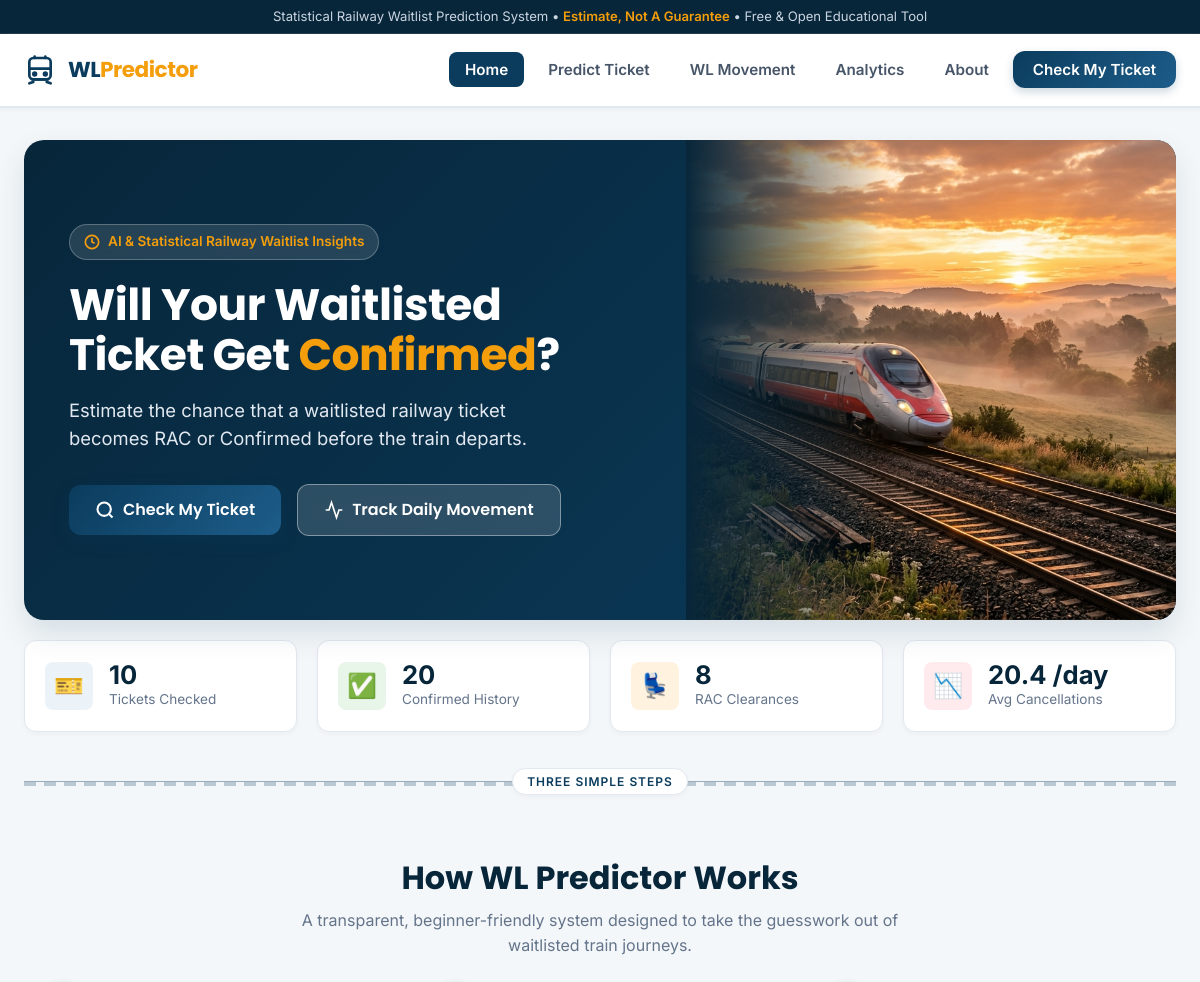
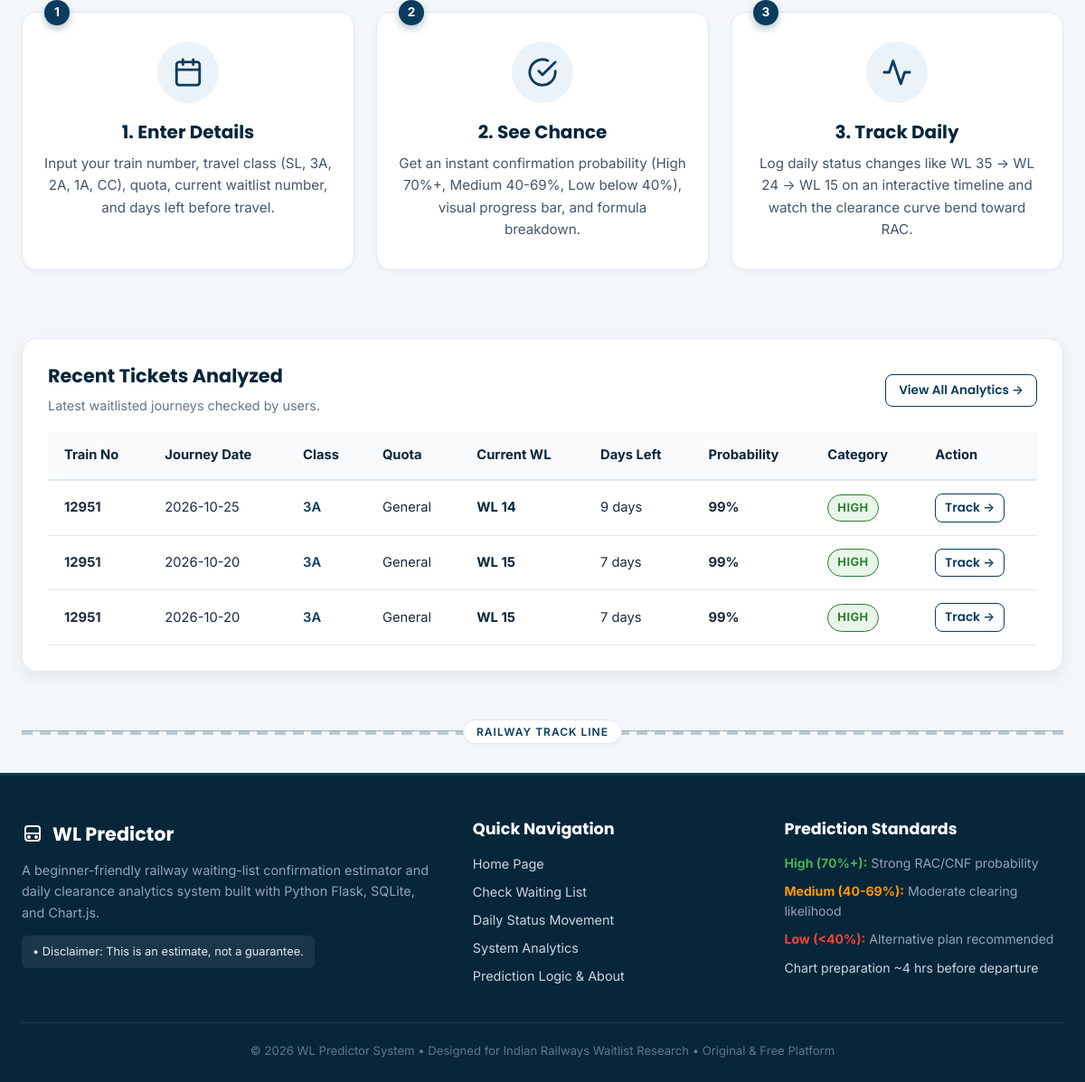
The page / on the database its author committed (2 pictures, top to bottom).
### tables this page shows
CREATE TABLE tickets (
            id INTEGER PRIMARY KEY AUTOINCREMENT,
            train_no TEXT NOT NULL,
            journey_date TEXT NOT NULL,
            travel_class TEXT NOT NULL,
            quota TEXT NOT NULL,
            current_wl INTEGER NOT NULL,
            days_left INTEGER NOT NULL,
            probability INTEGER NOT NULL,
            category TEXT NOT NULL,
            created_at TIMESTAMP DEFAULT CURRENT_TIMESTAMP
        );

### app.py (the view)
@app.route('/')
def home():
    summary = database.get_analytics_summary()
    recent_tickets = database.get_recent_tickets(limit=3)
    return render_template('index.html', summary=summary, recent_tickets=recent_tickets)

### database.py (called while the page is built)
def get_db_connection():
    conn = sqlite3.connect(DB_PATH)
    conn.row_factory = sqlite3.Row
    conn.execute("PRAGMA foreign_keys = ON;")
    return conn

def get_recent_tickets(limit=15):
    conn = get_db_connection()
    tickets = conn.execute(
        "SELECT * FROM tickets ORDER BY id DESC LIMIT ?", (limit,)
    ).fetchall()
    conn.close()
    return tickets

### templates/index.html (shortened to what this page needs)
{% extends 'base.html' %}
{% block content %}
<section class="hero-section" id="heroSection">
    <div class="hero-grid">
        <div class="hero-content">
            <div class="hero-badge">
                <svg width="16" height="16" viewBox="0 0 24 24" fill="none" stroke="currentColor" stroke-width="2.5"><circle cx="12" cy="12" r="10"/><polyline points="12 6 12 12 16 14"/></svg>
                <span>AI &amp; Statistical Railway Waitlist Insights</span>
            </div>
            <h1 class="hero-title">
                Will Your Waitlisted Ticket Get <span class="highlight">Confirmed</span>?
            </h1>
            <p class="hero-subtitle">
                Estimate the chance that a waitlisted railway ticket becomes RAC or Confirmed before the train departs.
            </p>
            <div class="hero-actions">
                <a href="{{ url_for('predict') }}" class="btn btn-primary" id="btnCheckTicket">
                    <svg width="20" height="20" viewBox="0 0 24 24" fill="none" stroke="currentColor" stroke-width="2.5"><circle cx="11" cy="11" r="8"/><line x1="21" y1="21" x2="16.65" y2="16.65"/></svg>
                    <span>Check My Ticket</span>
                </a>
                <a href="{{ url_for('movement') }}" class="btn btn-outline-light" id="btnViewMovement">
                    <svg width="20" height="20" viewBox="0 0 24 24" fill="none" stroke="currentColor" stroke-width="2"><polyline points="22 12 18 12 15 21 9 3 6 12 2 12"/></svg>
                    <span>Track Daily Movement</span>
                </a>
            </div>
        </div>
        <div class="hero-image-wrapper">
            <img src="{{ url_for('static', filename='images/hero_train.jpg') }}" alt="Modern passenger train on railway track at sunrise" class="hero-img" loading="lazy">
        </div>
    </div>
</section>
<div class="stats-strip" id="statsStrip">
    <div class="stat-pill">
        <div class="stat-pill-icon blue">🎫</div>
        <div class="stat-pill-info">
            <div class="value">{{ summary.total_tickets }}</div>
            <div class="label">Tickets Checked</div>
        </div>
    </div>
    <div class="stat-pill">
        <div class="stat-pill-icon green">✅</div>
        <div class="stat-pill-info">
            <div class="value">{{ summary.confirmed_count }}</div>
            <div class="label">Confirmed History</div>
        </div>
    </div>
    <div class="stat-pill">
        <div class="stat-pill-icon amber">💺</div>
        <div class="stat-pill-info">
            <div class="value">{{ summary.rac_count }}</div>
            <div class="label">RAC Clearances</div>
        </div>
    </div>
    <div class="stat-pill">
        <div class="stat-pill-icon red">📉</div>
        <div class="stat-pill-info">
            <div class="value">{{ summary.avg_cancellations }} /day</div>
            <div class="label">Avg Cancellations</div>
        </div>
    </div>
</div>
<div class="rail-track-divider">
    <span class="rail-track-badge">Three Simple Steps</span>
</div>
<section class="steps-section" id="stepsSection">
    <div class="section-header">
        <h2>How WL Predictor Works</h2>
        <p>A transparent, beginner-friendly system designed to take the guesswork out of waitlisted train journeys.</p>
    </div>
    <div class="steps-grid">
        <div class="step-card" id="stepCard1">
            <div class="step-number">1</div>
            <div class="step-icon">
                <svg width="34" height="34" viewBox="0 0 24 24" fill="none" stroke="currentColor" stroke-width="2" stroke-linecap="round" stroke-linejoin="round">
                    <rect x="3" y="4" width="18" height="18" rx="2" ry="2"/>
                    <line x1="16" y1="2" x2="16" y2="6"/>
                    <line x1="8" y1="2" x2="8" y2="6"/>
                    <line x1="3" y1="10" x2="21" y2="10"/>
                </svg>
            </div>
            <h3>1. Enter Details</h3>
            <p>Input your train number, travel class (SL, 3A, 2A, 1A, CC), quota, current waitlist number, and days left before travel.</p>
        </div>
        <div class="step-card" id="stepCard2">
            <div class="step-number">2</div>
            <div class="step-icon">
                <svg width="34" height="34" viewBox="0 0 24 24" fill="none" stroke="currentColor" stroke-width="2" stroke-linecap="round" stroke-linejoin="round">
                    <path d="M22 11.08V12a10 10 0 1 1-5.93-9.14"/>
                    <polyline points="22 4 12 14.01 9 11.01"/>
                </svg>
            </div>
            <h3>2. See Chance</h3>
            <p>Get an instant confirmation probability (High 70%+, Medium 40-69%, Low below 40%), visual progress bar, and formula breakdown.</p>
        </div>
        <div class="step-card" id="stepCard3">
            <div class="step-number">3</div>
            <div class="step-icon">
                <svg width="34" height="34" viewBox="0 0 24 24" fill="none" stroke="currentColor" stroke-width="2" stroke-linecap="round" stroke-linejoin="round">
                    <polyline points="22 12 18 12 15 21 9 3 6 12 2 12"/>
                </svg>
            </div>
            <h3>3. Track Daily</h3>
            <p>Log daily status changes like WL 35 &rarr; WL 24 &rarr; WL 15 on an interactive timeline and watch the clearance curve bend toward RAC.</p>
        </div>
    </div>
</section>
{% if recent_tickets %}
<div class="card" style="margin-top: 30px; margin-bottom: 20px;" id="recentPredictionsHome">
    <div style="display: flex; justify-content: space-between; align-items: center; margin-bottom: 18px;">
        <div>
            <h3 class="card-title">Recent Tickets Analyzed</h3>
            <p class="card-subtitle" style="margin-bottom: 0;">Latest waitlisted journeys checked by users.</p>
        </div>
        <a href="{{ url_for('analytics') }}" class="btn btn-secondary btn-sm">View All Analytics &rarr;</a>
    </div>
    <div class="table-responsive">
        <table class="data-table">
            <thead>
                <tr>
                    <th>Train No</th>
                    <th>Journey Date</th>
                    <th>Class</th>
                    <th>Quota</th>
                    <th>Current WL</th>
                    <th>Days Left</th>
                    <th>Probability</th>
                    <th>Category</th>
                    <th>Action</th>
                </tr>
            </thead>
            <tbody>
                {% for t in recent_tickets %}
                <tr>
                    <td><strong>{{ t.train_no }}</strong></td>
                    <td>{{ t.journey_date }}</td>
                    <td><span style="font-weight: 600; color: var(--rail-blue);">{{ t.travel_class }}</span></td>
                    <td>{{ t.quota }}</td>
                    <td><strong style="color: var(--rail-blue-dark);">WL {{ t.current_wl }}</strong></td>
                    <td>{{ t.days_left }} days</td>
                    <td><strong>{{ t.probability }}%</strong></td>
                    <td>
                        <span class="category-badge {% if t.category == 'High' %}success{% elif t.category == 'Medium' %}warning{% else %}danger{% endif %}" style="padding: 4px 10px; font-size: 0.8rem;">
                            {{ t.category }}
                        </span>
                    </td>
                    <td>
                        <a href="{{ url_for('movement', ticket_id=t.id) }}" class="btn btn-secondary btn-sm" style="padding: 4px 10px;">
                            Track &rarr;
                        </a>
                    </td>
                </tr>
                {% endfor %}
            </tbody>
        </table>
    </div>
</div>
{% endif %}
{% endblock %}

### templates/base.html (shortened to what this page needs)
<!DOCTYPE html>
<html lang="en">
<head>
    <link rel="stylesheet" href="{{ url_for('static', filename='css/style.css') }}">
</head>
<body>
    <div class="top-notice-strip">
        <div class="container">
            <span>Statistical Railway Waitlist Prediction System &bull; <strong class="highlight">Estimate, Not A Guarantee</strong> &bull; Free &amp; Open Educational Tool</span>
        </div>
    </div>
    <nav class="navbar" id="mainNavbar">
        <div class="container nav-container">
            <a href="{{ url_for('home') }}" class="brand-logo" id="brandLogo">
                <span>WL<span class="accent">Predictor</span></span>
            </a>
            <ul class="nav-links">
                <li><a href="{{ url_for('home') }}" class="nav-link {% if request.endpoint == 'home' %}active{% endif %}" id="navHome">Home</a></li>
                <li><a href="{{ url_for('predict') }}" class="nav-link {% if request.endpoint == 'predict' %}active{% endif %}" id="navPredict">Predict Ticket</a></li>
                <li><a href="{{ url_for('movement') }}" class="nav-link {% if request.endpoint == 'movement' %}active{% endif %}" id="navMovement">WL Movement</a></li>
                <li><a href="{{ url_for('analytics') }}" class="nav-link {% if request.endpoint == 'analytics' %}active{% endif %}" id="navAnalytics">Analytics</a></li>
                <li><a href="{{ url_for('about') }}" class="nav-link {% if request.endpoint == 'about' %}active{% endif %}" id="navAbout">About</a></li>
                <li><a href="{{ url_for('predict') }}" class="nav-link nav-btn-highlight" id="navCheckCta">Check My Ticket</a></li>
            </ul>
        </div>
    </nav>
    <main class="container">
        {% block content %}{% endblock %}
    </main>
    <div class="container">
        <div class="rail-track-divider">
            <span class="rail-track-badge">Railway Track Line</span>
        </div>
    </div>
    <footer class="footer" id="mainFooter">
        <div class="container">
            <div class="footer-grid">
                <div>
                    <div class="footer-brand">
                        <svg width="24" height="24" viewBox="0 0 24 24" fill="none" stroke="currentColor" stroke-width="2" stroke-linecap="round" stroke-linejoin="round">
                            <rect x="4" y="3" width="16" height="16" rx="3"/>
                            <path d="M4 11h16"/>
                            <circle cx="8" cy="15" r="1"/>
                            <circle cx="16" cy="15" r="1"/>
                            <path d="M6 19h12"/>
                        </svg>
                        <span>WL Predictor</span>
                    </div>
                    <p style="margin-bottom: 14px; line-height: 1.6;">
                        A beginner-friendly railway waiting-list confirmation estimator and daily clearance analytics system built with Python Flask, SQLite, and Chart.js.
                    </p>
                    <p style="font-size: 0.8rem; color: #E2E8F0; background: rgba(255,255,255,0.08); padding: 8px 12px; border-radius: 6px; display: inline-block;">
                        &bull; Disclaimer: This is an estimate, not a guarantee.
                    </p>
                </div>
                <div>
                    <h4 style="color: #FFFFFF; margin-bottom: 16px; font-size: 1.1rem;">Quick Navigation</h4>
                    <ul class="footer-links">
                        <li><a href="{{ url_for('home') }}">Home Page</a></li>
                        <li><a href="{{ url_for('predict') }}">Check Waiting List</a></li>
                        <li><a href="{{ url_for('movement') }}">Daily Status Movement</a></li>
                        <li><a href="{{ url_for('analytics') }}">System Analytics</a></li>
                        <li><a href="{{ url_for('about') }}">Prediction Logic &amp; About</a></li>
                    </ul>
                </div>
                <div>
                    <h4 style="color: #FFFFFF; margin-bottom: 16px; font-size: 1.1rem;">Prediction Standards</h4>
                    <ul class="footer-links" style="color: #94A3B8; font-size: 0.88rem;">
                        <li><strong style="color: #4CAF50;">High (70%+):</strong> Strong RAC/CNF probability</li>
                        <li><strong style="color: #FF9800;">Medium (40-69%):</strong> Moderate clearing likelihood</li>
                        <li><strong style="color: #F44336;">Low (&lt;40%):</strong> Alternative plan recommended</li>
                        <li style="margin-top: 10px; color: #CBD5E1;">Chart preparation ~4 hrs before departure</li>
                    </ul>
                </div>
            </div>
            <div class="footer-bottom">
                <p>&copy; 2026 WL Predictor System &bull; Designed for Indian Railways Waitlist Research &bull; Original &amp; Free Platform</p>
            </div>
        </div>
    </footer>
</body>
</html>

### rows shown on the page
tickets: train_no "12951", journey_date "2026-10-25", travel_class "3A", quota "General", current_wl "14", days_left "9", probability "99", category "HIGH"
tickets: train_no "12951", journey_date "2026-10-20", travel_class "3A", quota "General", current_wl "15", days_left "7", probability "99", category "HIGH"
tickets: train_no "12951", journey_date "2026-10-20", travel_class "3A", quota "General", current_wl "15", days_left "7", probability "99", category "HIGH"

### other values the page prints
{{ summary.total_tickets }} "10"
{{ summary.confirmed_count }} "20"
{{ summary.rac_count }} "8"
{{ summary.avg_cancellations }} "20.4"
